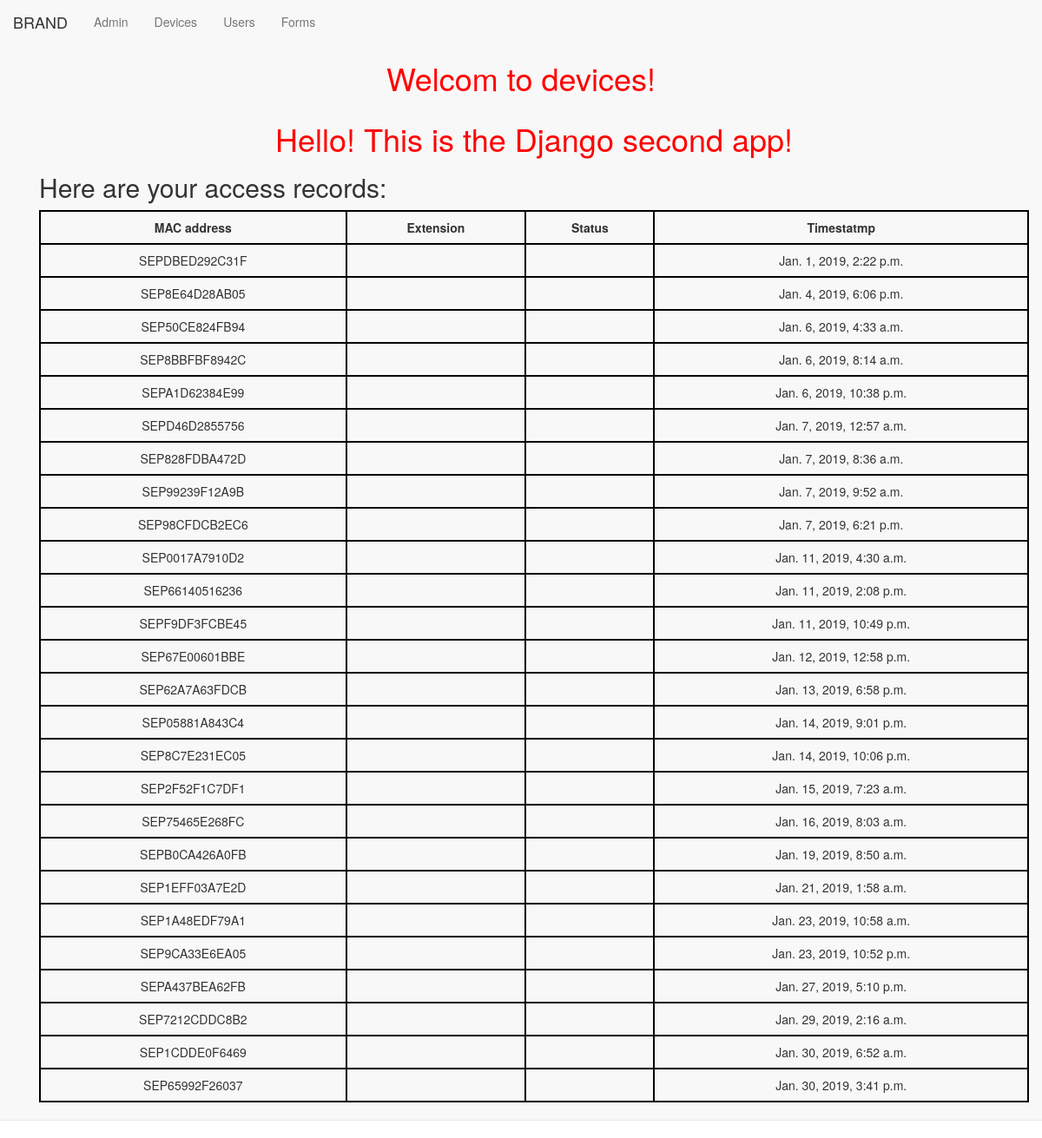
The app's page /second_app/devices/, older data.
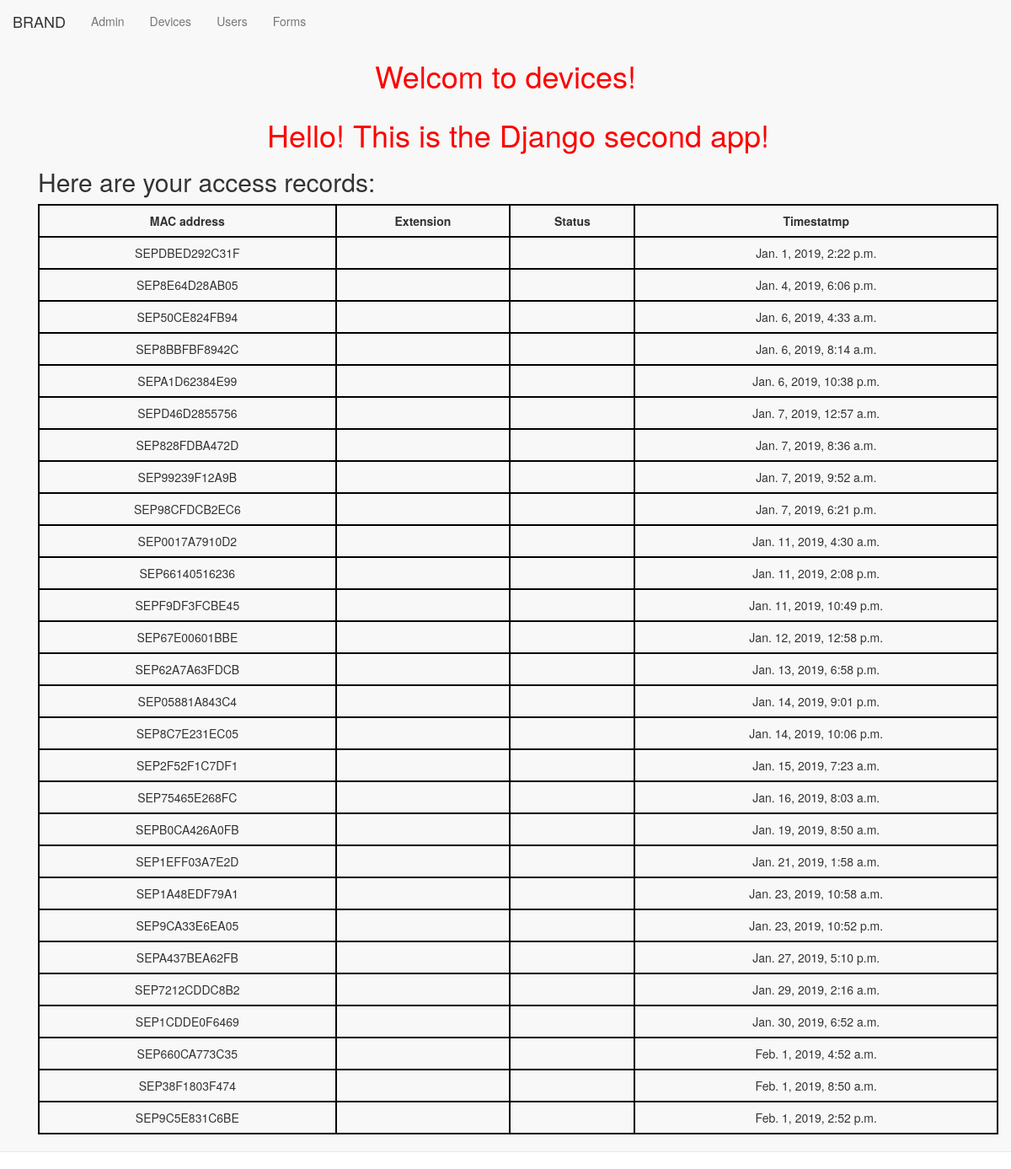
The same page, newer data.
### second_app/models.py (models this page shows, shortened)
class Device(models.Model):
    mac_address = models.CharField(max_length=12, unique=True)
    extension = models.CharField(max_length=30)
    status = models.CharField(max_length=30)
    timestamp = models.DateTimeField()

### second_app/views.py (the view)
# urls.py: url(r'devices/', views.second_app_devices, name='second_app_devices'),
def second_app_devices(request):
    devices = Device.objects.order_by('timestamp')
    my_dict = {'devices': devices}
    return render(request, 'second_app/devices.html', context=my_dict)

### templates/second_app/devices.html
<!DOCTYPE html>
{% extends "second_app/base.html" %}
{% block body_block %}
    <h1>Welcom to devices!</h1>
    <div class="container">
        <h1>Hello! This is the Django second app!</h1>
        {% if devices %}
            <h2>Here are your access records:</h2>
            <table class="table">
                <th>MAC address</th>
                <th>Extension</th>
                <th>Status</th>
                <th>Timestatmp</th>
                {% for dev in devices %}
                    <tr>
                        <td>{{ dev.mac_address }}</td>
                        <td>{{ dev.extension }}</td>
                        <td>{{ dev.status }}</td>
                        <td>{{ dev.timestamp }}</td>
                    </tr>
                {% endfor %}
            </table>
        {% else %}
            <h2>No access records found</h2>
        {% endif %}
    </div>
{% endblock %}

Row changes from the older to the newer data that the page shows:
removed Device: mac_address "SEP65992F26037", timestamp "Jan. 30, 2019, 3:41 p.m."
added Device: mac_address "SEP660CA773C35", timestamp "Feb. 1, 2019, 4:52 a.m."
added Device: mac_address "SEP38F1803F474", timestamp "Feb. 1, 2019, 8:50 a.m."
added Device: mac_address "SEP9C5E831C6BE", timestamp "Feb. 1, 2019, 2:52 p.m."
